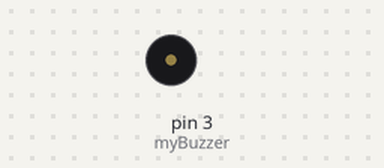
Bench run of a sketch on a simulated Arduino Uno, built with avr-gcc and run on an emulated ATmega328P. On the bench: buzzer (waves = sounding).

Above: at 2.0 s.
At 7.5 s:
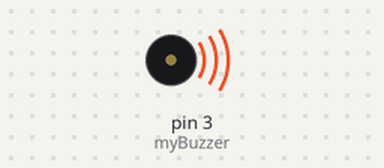
Timing chart, 0 to 11.7 s (numbered marks = the images above):
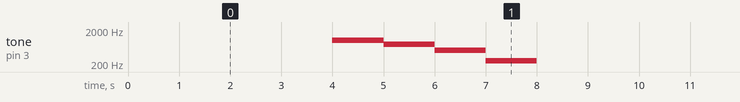

Measured:
- by itself, tone on pin 3 (myBuzzer): repeats every 9.0 s: 750 Hz 1.0 s, 500 Hz 1.0 s, 250 Hz 1.0 s, silent 5.0 s, 1000 Hz 1.0 s

The sketch:

Buzzer.ino
```cpp
/*
  Purpose: Basic example of the Seead Buzzer output module
  Notes:
    1. Connect to a PWN Digital pin
    2. Songs https://github.com/robsoncouto/arduino-songs
  Author: Ben Jones 13/7/23
  Contact: benjmain.jones21@det.nsw.edu.au
  Source: https://www.seeedstudio.com/Grove-Buzzer.html
*/

static unsigned int myBuzzer = 3;

void setup () {
  Serial.begin(9600);
  pinMode(myBuzzer, OUTPUT);
}

void loop () {
  digitalWrite(myBuzzer, HIGH);
  delay(1000); // Wait for 1000 millisecond(s)
  digitalWrite(myBuzzer, LOW);
  delay(3000); // Wait for 1000 millisecond(s)
  tone(myBuzzer, 1000); // Send 1KHz sound signal...
  delay(1000);        // ...for 1 sec
  tone(myBuzzer, 750); // Send 1KHz sound signal...
  delay(1000);        // ...for 1 sec
  tone(myBuzzer, 500); // Send 1KHz sound signal...
  delay(1000);        // ...for 1 sec
  tone(myBuzzer, 250); // Send 1KHz sound signal...
  delay(1000);        // ...for 1 sec
  noTone(myBuzzer);     // Stop sound...
  delay(1000);        // ...for 1sec
}
```
